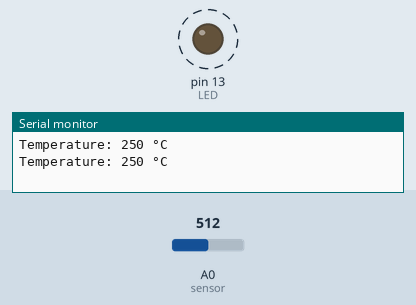
This sketch was run on a simulated Arduino Uno, built with avr-gcc and run on an emulated ATmega328P. On the bench: output pins drawn as LEDs (lit = HIGH), the last lines printed to the serial monitor. Dashed ring = blinking. The inputs (shaded band) are chosen by the test bench; at power-on: A0 (sensor) = 512.

Above: at 1.8 s.
1.9 s: A0 (sensor) set to 20
At 2.12 s:
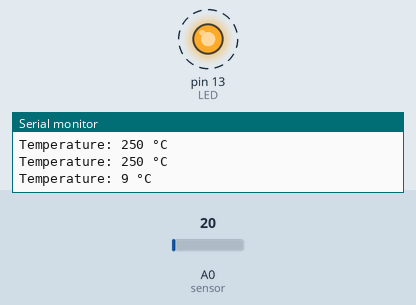
5.4 s: A0 (sensor) set to 122
At 5.9 s:
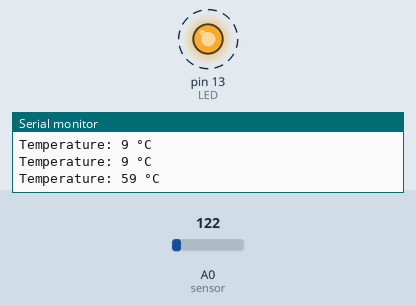
Timing chart, 0 to 14.9 s (numbered marks = the images above; inputs shaded):
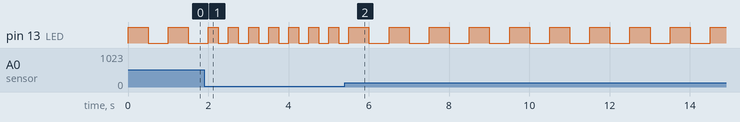

The sketch:

ASSIGNMENT.ino
```cpp
const int LED=13;  //onboard arduino LED pin is 13

void setup()
{
  pinMode(LED,OUTPUT);

  Serial.begin(9600);
}

void loop()
{
  int Temperature = analogRead(A0);    // sensor connected to Arduino Analog pin A0
  int Temperature_Temp = (( Temperature/1024.0 )*5000 ) / 10;  // Convert the analog value to temperature in degrees Celsius

  Serial.print("Temperature: ");
  Serial.print(Temperature_Temp);
  Serial.println(" °C");

if(Temperature_Temp < 30) // Check if the temperature is below 30 degrees Celsius
{
  digitalWrite(LED,HIGH);
  delay(250);
  digitalWrite(LED,LOW);
  delay(250);
}
else
{
  digitalWrite(LED,HIGH);
  delay(500);
  digitalWrite(LED,LOW);
  delay(500);
}
}
```

Measured:
- after the input at 1.9 s, pin 13 (LED): alternates HIGH for 0.25 s and LOW for 0.25 s, starting after 0.35 s
- after the input at 5.4 s, pin 13 (LED): alternates HIGH for 0.50 s and LOW for 0.50 s, starting after 0.60 s
- by itself, pin 13 (LED): alternates HIGH for 0.50 s and LOW for 0.50 s
